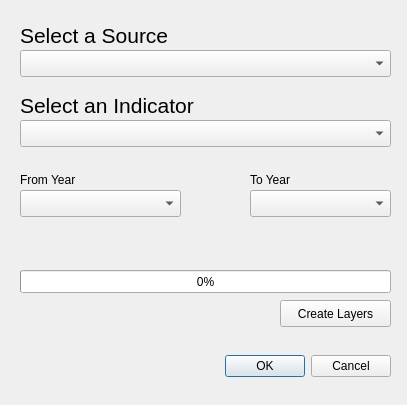
<?xml version="1.0" encoding="UTF-8"?>
<ui version="4.0">
 <class>GeobricksQgisPluginWorldBankDialogBase</class>
 <widget class="QDialog" name="GeobricksQgisPluginWorldBankDialogBase">
  <property name="geometry">
   <rect>
    <x>0</x>
    <y>0</y>
    <width>407</width>
    <height>405</height>
   </rect>
  </property>
  <property name="windowTitle">
   <string>wb</string>
  </property>
  <widget class="QDialogButtonBox" name="button_box">
   <property name="geometry">
    <rect>
     <x>120</x>
     <y>350</y>
     <width>271</width>
     <height>32</height>
    </rect>
   </property>
   <property name="orientation">
    <enum>Qt::Horizontal</enum>
   </property>
   <property name="standardButtons">
    <set>QDialogButtonBox::Cancel|QDialogButtonBox::Ok</set>
   </property>
  </widget>
  <widget class="QComboBox" name="cbIndicator">
   <property name="geometry">
    <rect>
     <x>20</x>
     <y>120</y>
     <width>371</width>
     <height>27</height>
    </rect>
   </property>
  </widget>
  <widget class="QComboBox" name="cbFromYear">
   <property name="geometry">
    <rect>
     <x>20</x>
     <y>190</y>
     <width>161</width>
     <height>27</height>
    </rect>
   </property>
  </widget>
  <widget class="QComboBox" name="cbToYear">
   <property name="geometry">
    <rect>
     <x>250</x>
     <y>190</y>
     <width>141</width>
     <height>27</height>
    </rect>
   </property>
  </widget>
  <widget class="QLabel" name="label">
   <property name="geometry">
    <rect>
     <x>20</x>
     <y>90</y>
     <width>191</width>
     <height>31</height>
    </rect>
   </property>
   <property name="text">
    <string>&lt;html&gt;&lt;head/&gt;&lt;body&gt;&lt;p&gt;&lt;span style=&quot; font-size:16pt;&quot;&gt;Select an &lt;/span&gt;&lt;span style=&quot; font-size:16pt;&quot;&gt;Indicator&lt;/span&gt;&lt;/p&gt;&lt;/body&gt;&lt;/html&gt;</string>
   </property>
  </widget>
  <widget class="QLabel" name="label_2">
   <property name="geometry">
    <rect>
     <x>20</x>
     <y>170</y>
     <width>81</width>
     <height>21</height>
    </rect>
   </property>
   <property name="text">
    <string>&lt;html&gt;&lt;head/&gt;&lt;body&gt;&lt;p&gt;From Year&lt;/p&gt;&lt;/body&gt;&lt;/html&gt;</string>
   </property>
  </widget>
  <widget class="QLabel" name="label_3">
   <property name="geometry">
    <rect>
     <x>250</x>
     <y>170</y>
     <width>81</width>
     <height>21</height>
    </rect>
   </property>
   <property name="text">
    <string>&lt;html&gt;&lt;head/&gt;&lt;body&gt;&lt;p&gt;To Year&lt;/p&gt;&lt;/body&gt;&lt;/html&gt;</string>
   </property>
  </widget>
  <widget class="QProgressBar" name="progressBar">
   <property name="geometry">
    <rect>
     <x>20</x>
     <y>270</y>
     <width>371</width>
     <height>23</height>
    </rect>
   </property>
   <property name="value">
    <number>0</number>
   </property>
  </widget>
  <widget class="QPushButton" name="createLayers">
   <property name="geometry">
    <rect>
     <x>280</x>
     <y>300</y>
     <width>111</width>
     <height>27</height>
    </rect>
   </property>
   <property name="text">
    <string>Create Layers</string>
   </property>
  </widget>
  <widget class="QLabel" name="progressText">
   <property name="geometry">
    <rect>
     <x>20</x>
     <y>250</y>
     <width>311</width>
     <height>17</height>
    </rect>
   </property>
   <property name="text">
    <string/>
   </property>
  </widget>
  <widget class="QComboBox" name="cbSource">
   <property name="geometry">
    <rect>
     <x>20</x>
     <y>50</y>
     <width>371</width>
     <height>27</height>
    </rect>
   </property>
  </widget>
  <widget class="QLabel" name="label_4">
   <property name="geometry">
    <rect>
     <x>20</x>
     <y>20</y>
     <width>191</width>
     <height>31</height>
    </rect>
   </property>
   <property name="text">
    <string>&lt;html&gt;&lt;head/&gt;&lt;body&gt;&lt;p&gt;&lt;span style=&quot; font-size:16pt;&quot;&gt;Select a Source&lt;/span&gt;&lt;/p&gt;&lt;/body&gt;&lt;/html&gt;</string>
   </property>
  </widget>
 </widget>
 <resources/>
 <connections>
  <connection>
   <sender>button_box</sender>
   <signal>rejected()</signal>
   <receiver>GeobricksQgisPluginWorldBankDialogBase</receiver>
   <slot>reject()</slot>
   <hints>
    <hint type="sourcelabel">
     <x>20</x>
     <y>20</y>
    </hint>
    <hint type="destinationlabel">
     <x>20</x>
     <y>20</y>
    </hint>
   </hints>
  </connection>
  <connection>
   <sender>button_box</sender>
   <signal>accepted()</signal>
   <receiver>GeobricksQgisPluginWorldBankDialogBase</receiver>
   <slot>accept()</slot>
   <hints>
    <hint type="sourcelabel">
     <x>20</x>
     <y>20</y>
    </hint>
    <hint type="destinationlabel">
     <x>20</x>
     <y>20</y>
    </hint>
   </hints>
  </connection>
 </connections>
</ui>
